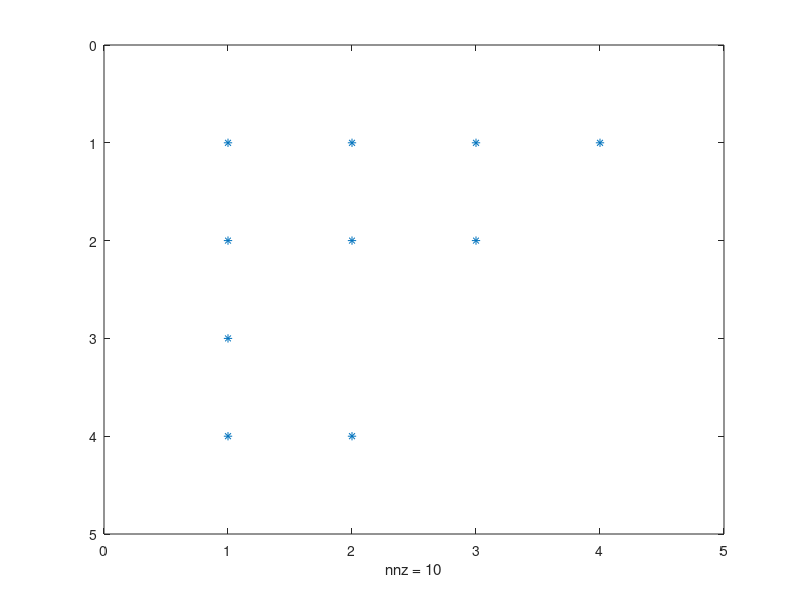
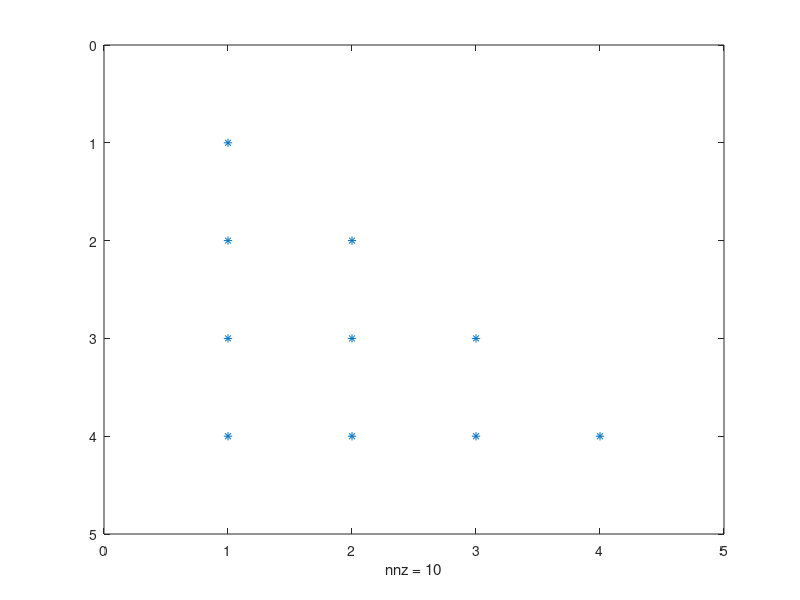

Write the MATLAB code that produced these figures, in order.
clc
clear all
close all

A = [1 2 1 1;
     1 4 0 2;
     2 10 4 0;
     1 0 2 2];
 
b = [3 3 10 1]';

[L, U] = lu(A);
figure()
spy(L) % L is not lower triangular => pivoting is needed
 
[L, U, P] = lu(A);
figure()
spy(L) % OK!

y = L\(P*b);
x = U\y

xex = A\b

detA = prod(diag(U))/det(P)
det(A)

% Thanks to the usual Binet formula, we have det(PA) = det(P)det(A) =
% det(LU) = det(L)det(U)